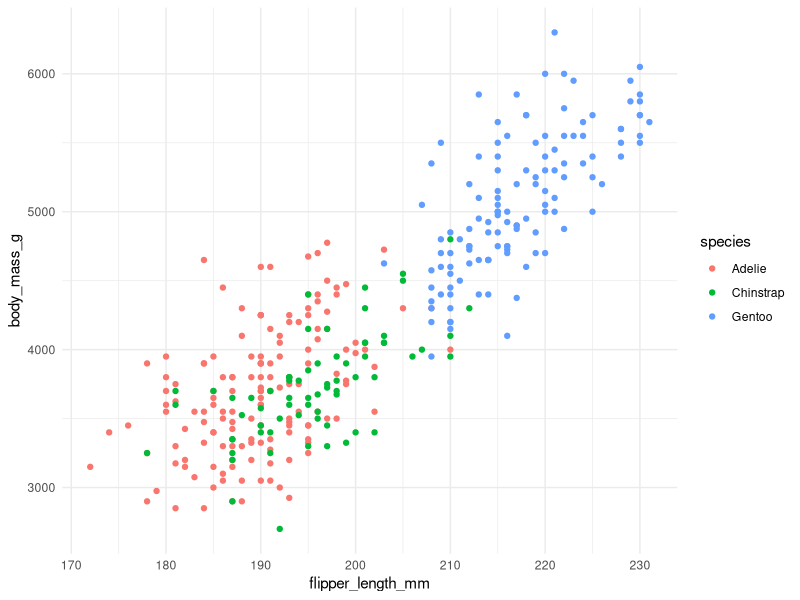
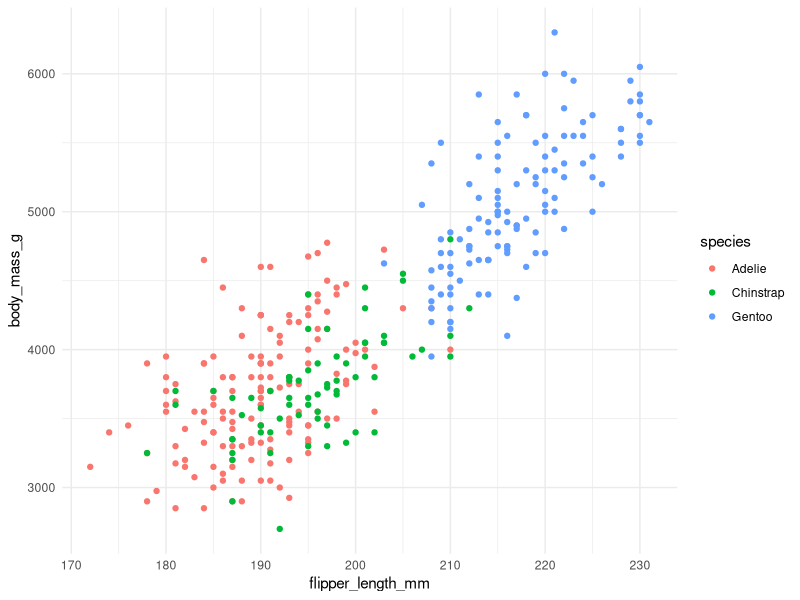

Generate these figures, in order, with R:

            library(ggplot2)
            library(palmerpenguins)
            built_answer <- tryCatch(
                {
                    set.seed(42)
                    ggplot(penguins, aes(x = flipper_length_mm, y = body_mass_g, colour = species)) + geom_point() + theme_minimal()
                    suppressWarnings(
                        if (!file.exists("/sandbox/figures/flipper-length_body-mass_scatter_theme_minimal_answer.png")) {
                            ggsave(
                                width = 3,
                                height = 3,
                                "/sandbox/figures/flipper-length_body-mass_scatter_theme_minimal_answer.png"
                            )
                        }
                    )
                    suppressWarnings(
                        ggplot_build(last_plot())
                    )
                },
                error = function(e) {
                    'ERROR'
                }
            )
            built_submission <- tryCatch(
                {
                    set.seed(42)
                    ggplot(penguins, aes(x = flipper_length_mm, y = body_mass_g, color = species)) +
  geom_point() +
  theme_minimal()
                    suppressWarnings(
                        ggsave(
                            width = 3,
                            height = 3,
                            "figures/flipper-length_body-mass_scatter_theme_minimal_submission_llama.png"
                        )
                    )
                    suppressWarnings(
                        ggplot_build(last_plot())
                    )
                },
                error = function(e) {
                    'ERROR'
                }
            )
            cat(isTRUE(all.equal(built_answer, built_submission)))
        
